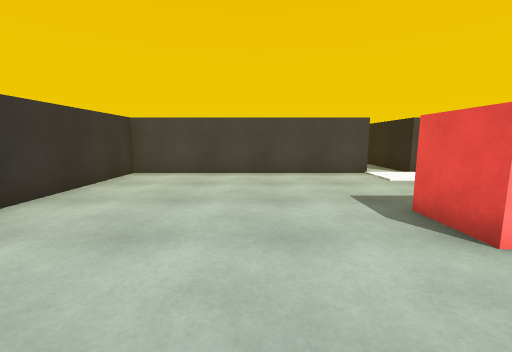
view 1 (above)

16 first-person views from a walk through a scene from a Unity 3-D project. The camera is 1.2 m above the floor, tilts 8° down and sees 90° across. The floor is counted in squares, 1 m on a side. Each view is taken from the middle of a square. On the plan, view 1 faces up. The plan holds only what a view shows up to about 12 squares ahead; the rest is blank. The place goes on beyond the plan. The player is left out. Surface patterns are stand-ins for the level's own textures.

view 2
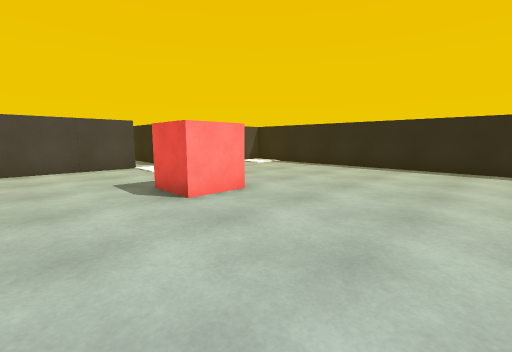

view 3
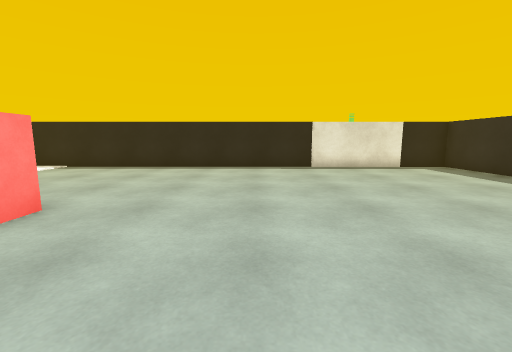

view 4
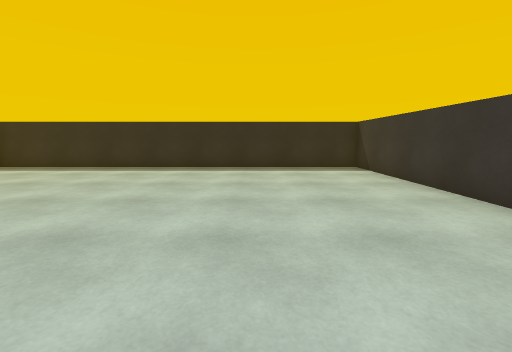

view 5
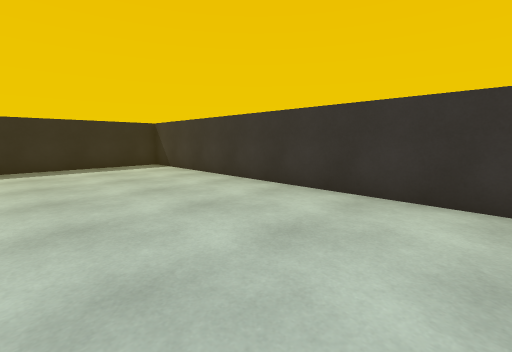

view 6
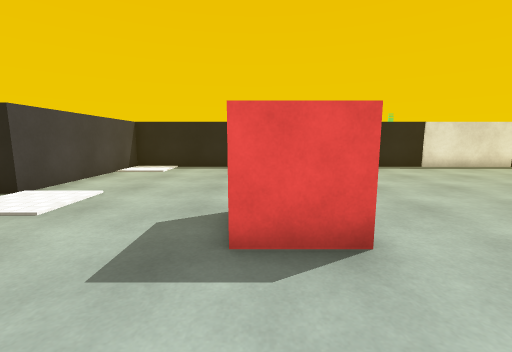

view 7
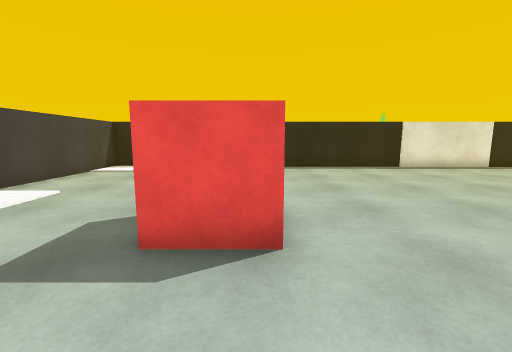

view 8
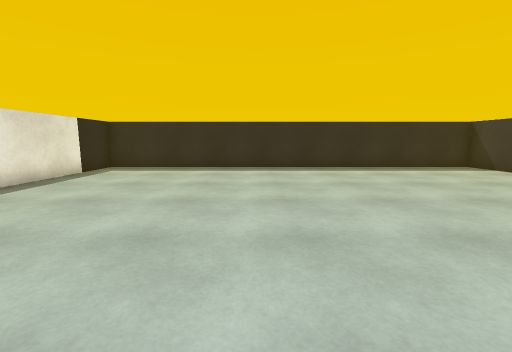

view 9
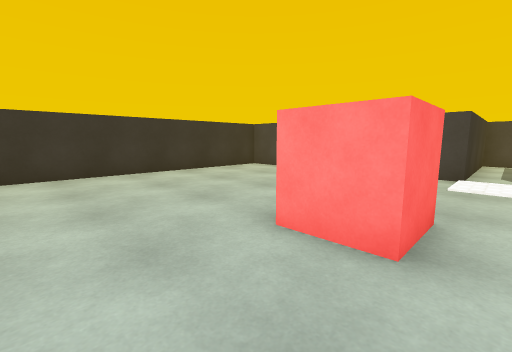

view 10
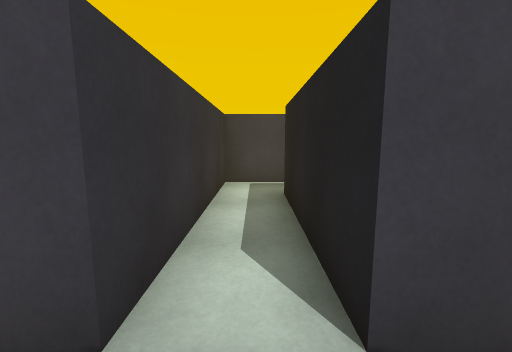

view 11
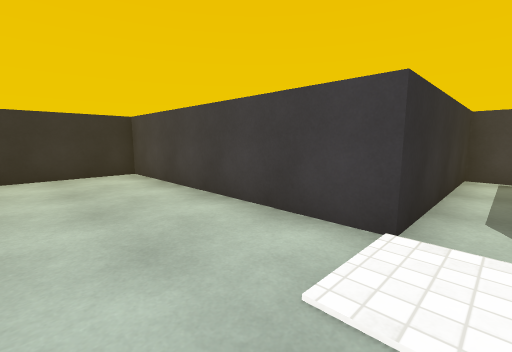

view 12
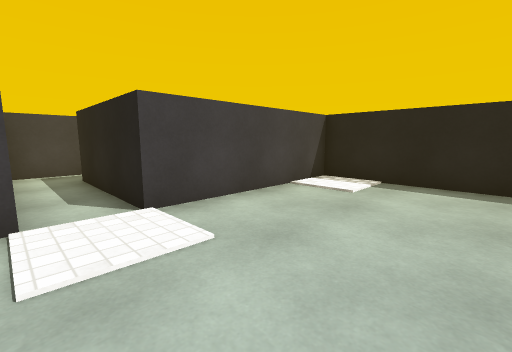

view 13
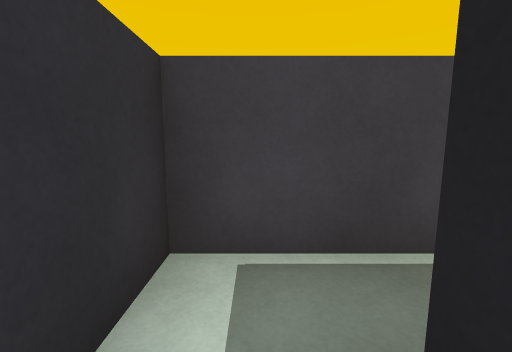

view 14
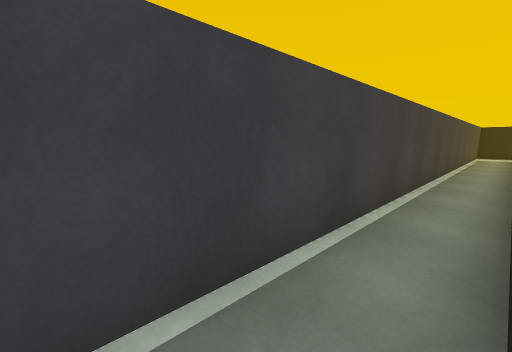

view 15
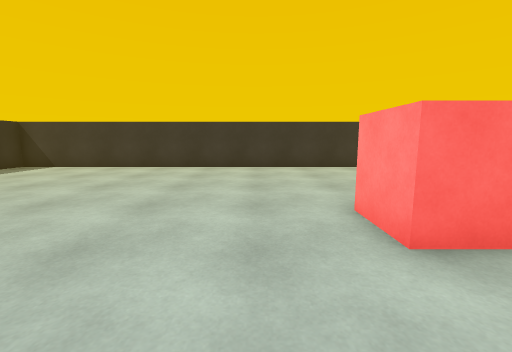

view 16
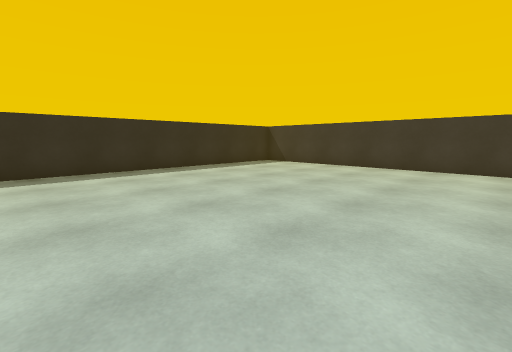

### Floor plan
Points are (right, up) in squares from view 1. A wall is a line through its corners. A room is listed if a view was taken in it or the views show most of it. See-through windows are left out.
Room 1 (views 1, 2, 3, 4, 5, 6, 7, 8, 9, 10, 11, 12, 15, 16)
walls: (4.1, 9.4) (-4.5, 9.4) (-4.5, -9.5) (11.5, -9.5); (11.6, -7.6) (11.6, 9.4) (5.7, 9.4)
ways out: opening at (5, 9) to room 2
objects: other object (3, 3) to (4, 4)
Room 2 (views 13, 14)
walls: (20.6, 15.6) (4.1, 15.6) (4.1, 9.4); (5.7, 9.4) (5.7, 14)
ways out: opening at (5, 9) to room 1

Positions as (right, up) in squares from view 1, and headings:
1: (0, 0), facing up
2: (0, -2), facing up-right
3: (0, -1), facing right
4: (0, 2), facing down
5: (1, 3), facing down-left
6: (0, 4), facing right
7: (0, 3), facing right
8: (5, 2), facing down
9: (5, 0), facing up-left
10: (5, 8), facing up
11: (5, 6), facing up-left
12: (4, 5), facing up-right
13: (5, 13), facing up
14: (5, 14), facing up-right
15: (7, 1), facing left
16: (7, 1), facing down-left
